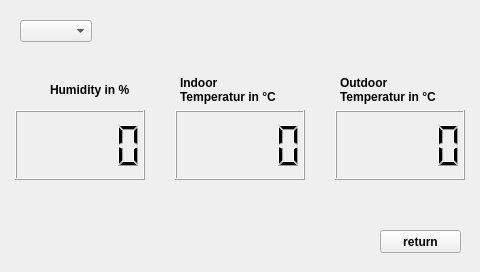
<?xml version="1.0" encoding="UTF-8"?>
<ui version="4.0">
 <class>ShowData</class>
 <widget class="QWidget" name="ShowData">
  <property name="geometry">
   <rect>
    <x>0</x>
    <y>0</y>
    <width>480</width>
    <height>272</height>
   </rect>
  </property>
  <property name="windowTitle">
   <string>Form</string>
  </property>
  <widget class="QPushButton" name="returnButton">
   <property name="geometry">
    <rect>
     <x>380</x>
     <y>230</y>
     <width>81</width>
     <height>23</height>
    </rect>
   </property>
   <property name="font">
    <font>
     <weight>75</weight>
     <bold>true</bold>
    </font>
   </property>
   <property name="focusPolicy">
    <enum>Qt::NoFocus</enum>
   </property>
   <property name="text">
    <string>return</string>
   </property>
  </widget>
  <widget class="QLCDNumber" name="humidityLcd">
   <property name="geometry">
    <rect>
     <x>15</x>
     <y>110</y>
     <width>130</width>
     <height>70</height>
    </rect>
   </property>
   <property name="intValue" stdset="0">
    <number>0</number>
   </property>
  </widget>
  <widget class="QLCDNumber" name="tempLcd">
   <property name="geometry">
    <rect>
     <x>175</x>
     <y>110</y>
     <width>130</width>
     <height>70</height>
    </rect>
   </property>
   <property name="intValue" stdset="0">
    <number>0</number>
   </property>
  </widget>
  <widget class="QLabel" name="label">
   <property name="geometry">
    <rect>
     <x>50</x>
     <y>70</y>
     <width>171</width>
     <height>40</height>
    </rect>
   </property>
   <property name="font">
    <font>
     <weight>75</weight>
     <bold>true</bold>
    </font>
   </property>
   <property name="text">
    <string>Humidity in %</string>
   </property>
  </widget>
  <widget class="QLabel" name="label_2">
   <property name="geometry">
    <rect>
     <x>180</x>
     <y>70</y>
     <width>161</width>
     <height>40</height>
    </rect>
   </property>
   <property name="font">
    <font>
     <weight>75</weight>
     <bold>true</bold>
    </font>
   </property>
   <property name="text">
    <string>Indoor 
Temperatur in °C</string>
   </property>
  </widget>
  <widget class="QComboBox" name="deviceComboBox">
   <property name="geometry">
    <rect>
     <x>20</x>
     <y>20</y>
     <width>131</width>
     <height>21</height>
    </rect>
   </property>
   <property name="focusPolicy">
    <enum>Qt::NoFocus</enum>
   </property>
   <property name="sizeAdjustPolicy">
    <enum>QComboBox::AdjustToContents</enum>
   </property>
  </widget>
  <widget class="QLCDNumber" name="outTempLcd">
   <property name="geometry">
    <rect>
     <x>335</x>
     <y>110</y>
     <width>130</width>
     <height>70</height>
    </rect>
   </property>
   <property name="intValue" stdset="0">
    <number>0</number>
   </property>
  </widget>
  <widget class="QLabel" name="label_3">
   <property name="geometry">
    <rect>
     <x>340</x>
     <y>69</y>
     <width>161</width>
     <height>41</height>
    </rect>
   </property>
   <property name="font">
    <font>
     <weight>75</weight>
     <bold>true</bold>
    </font>
   </property>
   <property name="text">
    <string>Outdoor 
Temperatur in °C</string>
   </property>
  </widget>
 </widget>
 <resources/>
 <connections/>
</ui>
